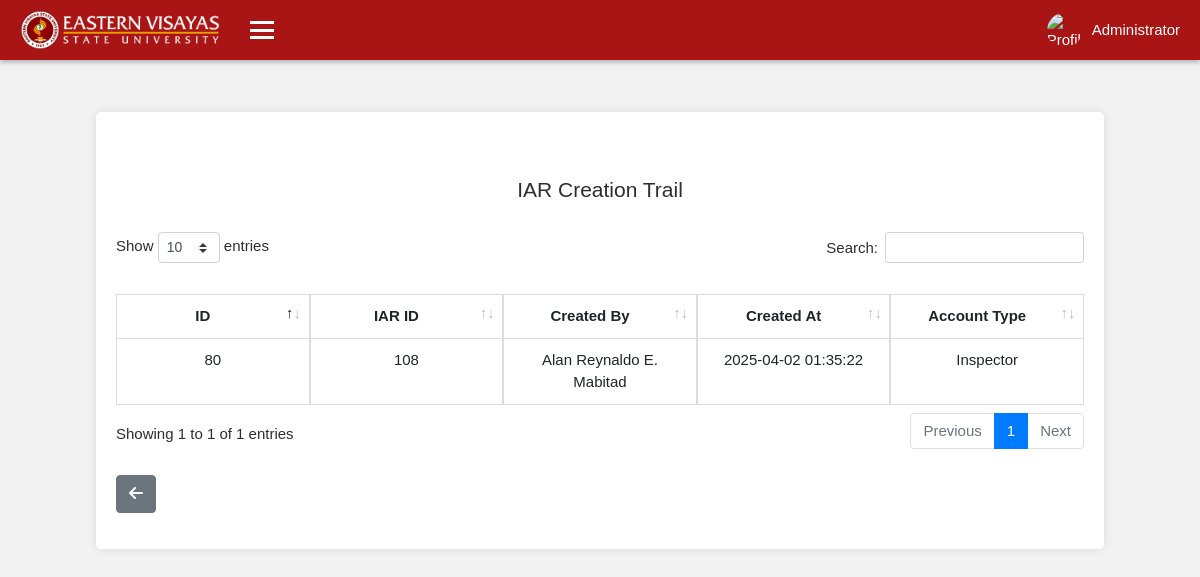
The app's page /administrator/e7f3c1d9-8a24-41b5-b0e6-d2f9a8c5f4b7/supply_logs/iar_creation_logs.php (signed in) with its own data.
### tables this page shows
CREATE TABLE `iar_creation_trail` (
  `id` int(11) NOT NULL,
  `iar_id` int(11) NOT NULL,
  `created_by` int(11) NOT NULL,
  `created_at` timestamp NULL DEFAULT current_timestamp(),
  `name` varchar(255) DEFAULT NULL,
  `account_type` varchar(255) DEFAULT NULL
);

### administrator/e7f3c1d9-8a24-41b5-b0e6-d2f9a8c5f4b7/supply_logs/iar_creation_logs.php (the view, shortened to what this page needs)
<?php
include '../../database/db.php';
include '../../aclasses/header.php';
include '../../aclasses/navbar.php';
?>
<main class="container mt-5 custom-container">
<div class="row">
        <div class="col-md-12">
            <h3 class="mb-3">IAR Creation Trail</h3>
            <div class="table-responsive">
            <table id="iarcreationlogsTable" class="table table-striped" style="table-layout: fixed;">
                <thead>
                    <tr>
                        <th style="width: 100px;">ID</th>
                        <th style="width: 100px;">IAR ID</th>
                        <th style="width: 100px;">Created By</th>
                        <th style="width: 100px;">Created At</th>
                        <th style="width: 100px;">Account Type</th>
                    </tr>
                </thead>
                <tbody>
                    <?php
                    $sql = "SELECT * FROM iar_creation_trail ORDER BY created_at DESC";
                    $stmt = $conn->prepare($sql);
                    $stmt->execute();
                    while ($row = $stmt->fetch(PDO::FETCH_ASSOC)) {
                        echo "<tr>";
                        echo "<td>" . $row['id'] . "</td>";
                        echo "<td>" . $row['iar_id'] . "</td>";
                        echo "<td>" . $row['name'] . "</td>";
                        echo "<td>" . $row['created_at'] . "</td>";
                        echo "<td>" . $row['account_type'] . "</td>";
                        echo "</tr>";
                    }
                    ?>
                </tbody>
            </table>
        </div>
    </div>
</div>
    <div class="row mt-4 mb-3"> <div class="col-md-12">
            <a href="../supply_logs" class="btn btn-secondary"><i class="fas fa-arrow-left"></i></a> </div>
    </div>
</main>
<?php include '../../aclasses/footer.php'; ?>

### administrator/css/alogin.css (style rules this page uses)
body { margin: 0; font-family: Arial, sans-serif; background-color: #f2f2f2; }

### administrator/e7f3c1d9-8a24-41b5-b0e6-d2f9a8c5f4b7/classes/css/a.css (style rules this page uses)
body { margin: 0; font-family: Arial, sans-serif; background-color: #f2f2f2; font-size: 15px; color: #2e2e31; }
@media (min-width: 761px) { .custom-container { margin-top: 7rem !important; } }
.container { margin: 0 auto; background: #fff; padding: 20px; border-radius: 5px; box-shadow: 0 0 10px rgba(0, 0, 0, 0.1); }
.table { width: 100%; margin-bottom: 0px; border-collapse: collapse; }
.table th, .table td { padding: 10px; border: 1px solid #ddd; text-align: center; }
h3 { text-align: center; margin-top: 45px; font-size: 21px; }
.custom-container { max-width: 84%; margin-bottom: 50px; margin-top: 7rem ; transition: margin-left 0.4s ease; }
.table-responsive { -ms-overflow-style: none; scrollbar-width: none; }
.table thead th { vertical-align: bottom; border-bottom: 0.9px solid #000; }
.table thead th { vertical-align: bottom; border-bottom: none; }
.table-striped tbody tr:nth-of-type(odd) { background-color: rgba(0, 0, 0, .0); }

### records on screen
iar_creation_trail: id "80", iar "108", name "Alan Reynaldo E. Mabitad", created_at "2025-04-02 01:35:22", account_type "Inspector"

### other values on screen
$_SESSION['name'] "Administrator"
